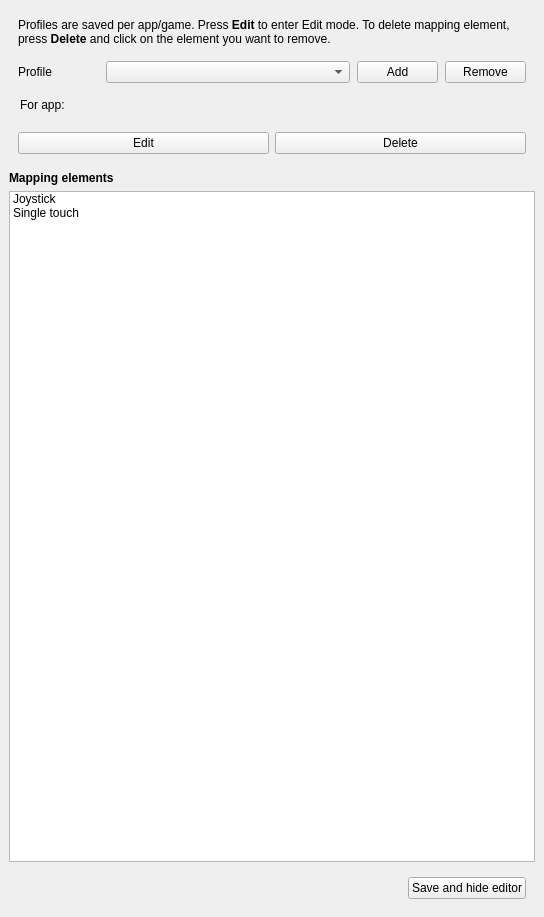
<?xml version="1.0" encoding="UTF-8"?>
<ui version="4.0">
 <class>editor_widget</class>
 <widget class="QDockWidget" name="editor_widget">
  <property name="geometry">
   <rect>
    <x>0</x>
    <y>0</y>
    <width>544</width>
    <height>917</height>
   </rect>
  </property>
  <property name="locale">
   <locale language="English" country="UnitedStates"/>
  </property>
  <property name="windowTitle">
   <string>Touch mapping editor</string>
  </property>
  <widget class="QWidget" name="editor_widget_avail_content">
   <layout class="QGridLayout" name="gridLayout">
    <item row="4" column="0">
     <layout class="QVBoxLayout" name="verticalLayout">
      <item>
       <widget class="QLabel" name="label">
        <property name="text">
         <string>&lt;b&gt;Mapping elements&lt;/b&gt;</string>
        </property>
       </widget>
      </item>
      <item>
       <widget class="QListWidget" name="map_comps_list">
        <property name="sizePolicy">
         <sizepolicy hsizetype="Expanding" vsizetype="Expanding">
          <horstretch>0</horstretch>
          <verstretch>0</verstretch>
         </sizepolicy>
        </property>
        <item>
         <property name="text">
          <string>Joystick</string>
         </property>
        </item>
        <item>
         <property name="text">
          <string>Single touch</string>
         </property>
        </item>
       </widget>
      </item>
     </layout>
    </item>
    <item row="2" column="0">
     <widget class="QWidget" name="horizontalWidget66" native="true">
      <layout class="QHBoxLayout" name="horizontalLayout_6">
       <property name="leftMargin">
        <number>11</number>
       </property>
       <property name="rightMargin">
        <number>11</number>
       </property>
       <item>
        <widget class="QLabel" name="current_app_profile_label">
         <property name="text">
          <string>For app: </string>
         </property>
         <property name="margin">
          <number>2</number>
         </property>
        </widget>
       </item>
      </layout>
     </widget>
    </item>
    <item row="5" column="0">
     <widget class="QWidget" name="horizontalWidget" native="true">
      <property name="layoutDirection">
       <enum>Qt::LeftToRight</enum>
      </property>
      <layout class="QHBoxLayout" name="horizontalLayout_4">
       <item>
        <spacer name="horizontalSpacer">
         <property name="orientation">
          <enum>Qt::Horizontal</enum>
         </property>
         <property name="sizeHint" stdset="0">
          <size>
           <width>40</width>
           <height>20</height>
          </size>
         </property>
        </spacer>
       </item>
       <item>
        <widget class="QPushButton" name="save_toggle_profile_btn">
         <property name="sizePolicy">
          <sizepolicy hsizetype="Fixed" vsizetype="Fixed">
           <horstretch>0</horstretch>
           <verstretch>0</verstretch>
          </sizepolicy>
         </property>
         <property name="layoutDirection">
          <enum>Qt::LeftToRight</enum>
         </property>
         <property name="text">
          <string>Save and hide editor</string>
         </property>
        </widget>
       </item>
      </layout>
     </widget>
    </item>
    <item row="1" column="0">
     <widget class="QWidget" name="horizontalWidget" native="true">
      <property name="sizePolicy">
       <sizepolicy hsizetype="Preferred" vsizetype="Fixed">
        <horstretch>0</horstretch>
        <verstretch>0</verstretch>
       </sizepolicy>
      </property>
      <layout class="QHBoxLayout" name="horizontalLayout" stretch="1,3,1,1">
       <property name="spacing">
        <number>7</number>
       </property>
       <property name="topMargin">
        <number>0</number>
       </property>
       <property name="bottomMargin">
        <number>0</number>
       </property>
       <item>
        <widget class="QLabel" name="profileLabel">
         <property name="locale">
          <locale language="English" country="UnitedStates"/>
         </property>
         <property name="text">
          <string>Profile</string>
         </property>
        </widget>
       </item>
       <item>
        <widget class="QComboBox" name="profile_combo_box"/>
       </item>
       <item>
        <widget class="QPushButton" name="profile_add_btn">
         <property name="text">
          <string>Add</string>
         </property>
        </widget>
       </item>
       <item>
        <widget class="QPushButton" name="profile_remove_btn">
         <property name="text">
          <string>Remove</string>
         </property>
        </widget>
       </item>
      </layout>
     </widget>
    </item>
    <item row="0" column="0">
     <widget class="QWidget" name="horizontalWidget_2" native="true">
      <property name="sizePolicy">
       <sizepolicy hsizetype="Preferred" vsizetype="Fixed">
        <horstretch>0</horstretch>
        <verstretch>0</verstretch>
       </sizepolicy>
      </property>
      <layout class="QHBoxLayout" name="horizontalLayout_2">
       <property name="sizeConstraint">
        <enum>QLayout::SetDefaultConstraint</enum>
       </property>
       <item>
        <widget class="QLabel" name="profile_help_label">
         <property name="sizePolicy">
          <sizepolicy hsizetype="Preferred" vsizetype="Fixed">
           <horstretch>0</horstretch>
           <verstretch>0</verstretch>
          </sizepolicy>
         </property>
         <property name="text">
          <string>Profiles are saved per app/game. Press &lt;b&gt;Edit&lt;/b&gt; to enter Edit mode. To delete mapping element, press &lt;b&gt;Delete&lt;/b&gt; and click on the element you want to remove.</string>
         </property>
         <property name="scaledContents">
          <bool>false</bool>
         </property>
         <property name="wordWrap">
          <bool>true</bool>
         </property>
        </widget>
       </item>
      </layout>
     </widget>
    </item>
    <item row="3" column="0">
     <widget class="QWidget" name="horizontalWidget_3" native="true">
      <property name="sizePolicy">
       <sizepolicy hsizetype="Preferred" vsizetype="Fixed">
        <horstretch>0</horstretch>
        <verstretch>0</verstretch>
       </sizepolicy>
      </property>
      <layout class="QHBoxLayout" name="horizontalLayout_3">
       <property name="topMargin">
        <number>5</number>
       </property>
       <property name="bottomMargin">
        <number>11</number>
       </property>
       <item>
        <widget class="QPushButton" name="edit_mode_btn">
         <property name="text">
          <string>Edit</string>
         </property>
         <property name="checkable">
          <bool>true</bool>
         </property>
        </widget>
       </item>
       <item>
        <widget class="QPushButton" name="delete_mode_btn">
         <property name="text">
          <string>Delete</string>
         </property>
         <property name="checkable">
          <bool>true</bool>
         </property>
        </widget>
       </item>
      </layout>
     </widget>
    </item>
   </layout>
  </widget>
 </widget>
 <resources/>
 <connections/>
</ui>
